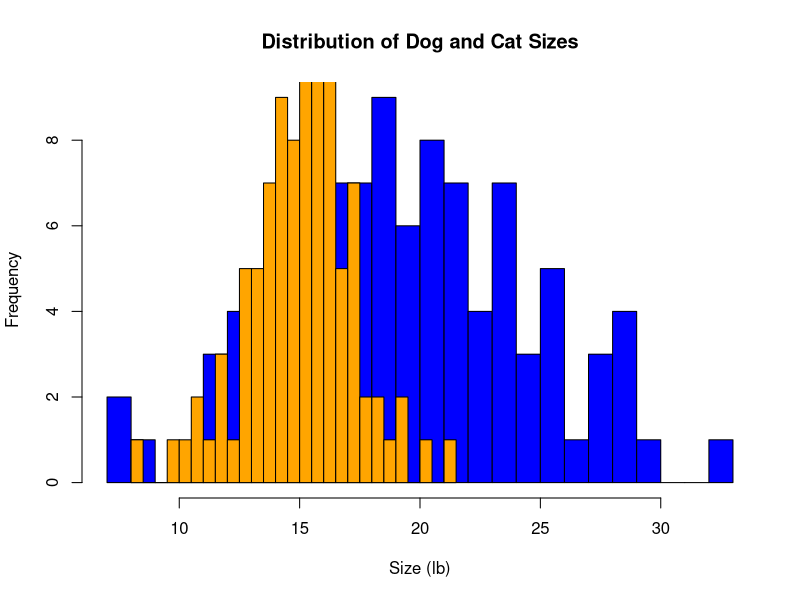
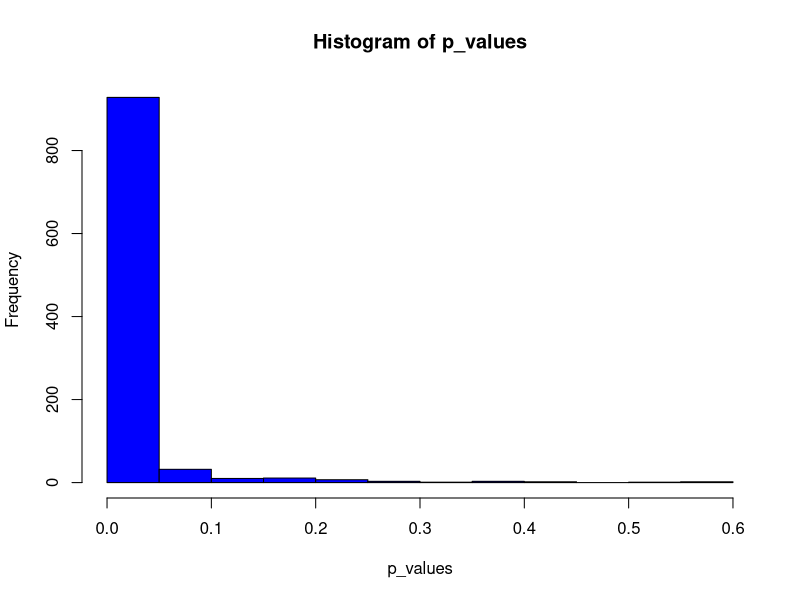

R code for these plots, in order:
## ---- chunk 1
knitr::opts_chunk$set(echo = TRUE)
knitr::opts_chunk$set(warning = FALSE, message = FALSE) 
## ---- chunk 2
# Installing and loading libraries 
library(tidyverse)
library(dplyr)
library(ggplot2)
library(car)
## ---- chunk 3
#nothing is ever truly random when "randomly" generated - always pseudo random
#set.seed(124) #can be used to get the same "random" sample consistently 
dog_mu = 20
dog_sigma = 5
dog_sample = rnorm(100,dog_mu,dog_sigma)
cat_mu = 15
cat_sigma = 2
cat_sample = rnorm(100,cat_mu,cat_sigma)

#random R tip #1: to view any variable, highlight it and Cmd+enter/Ctrl+enter 
## ---- chunk 4
# create histogram of dog size
hist_dog <- hist(dog_sample,
main="Distribution of Dog Sizes",
xlab="Size",
col="blue",
alpha = 0.6, 
freq=FALSE,
breaks = 20,
plot = FALSE
)
# create histogram of cat size
hist_cat <- hist(cat_sample,
main="Distribution of Cat Sizes",
xlab="Size",
col="orange",
alpha = 0.4, 
freq=FALSE,
breaks = 20,
plot = FALSE
)

# plot two distributions together
plot(hist_dog, col = "blue", xlab = "Size (lb)", main = "Distribution of Dog and Cat Sizes")
plot(hist_cat, col = "orange", add = TRUE)

#try other ways to visualize the data here 
# <\br>

## ---- chunk 5
#summarizing our data  
dog_mean <- mean(dog_sample)
dog_sd <- sd(dog_sample)

cat_mean <- mean(cat_sample)
cat_sd <- sd(cat_sample)
## ---- chunk 6
#Running the Shapiro-Wilk test for normality
shapiro.test(dog_sample)
shapiro.test(cat_sample)
## ---- chunk 7
#because Levene's test was written for data frames, we will have to wrangle our two vectors into a data frame to get in the required format before running Levene's test 
data_frame <- as.data.frame(cbind(dog_sample, cat_sample))
data_frame <- pivot_longer(data_frame, everything(), names_to = "variable", values_to = "value")
leveneTest(value ~ variable, data_frame)

#NOTE: a lot of the plots and other tests we ran above can be redone in a more efficient and elegant way with our data_frame. Give it a try! 
# <\br>
## ---- chunk 8
# Perform t-test here
t.test(dog_sample,cat_sample,var.equal = TRUE) #The Independent two sample t-test 
t.test(dog_sample,cat_sample,var.equal = FALSE) #The Welch's t-test for non homogeneity
## ---- chunk 9
dog_mu = 20
dog_sigma = 5
cat_mu = 18
cat_sigma = 3

p_values <- c()

#generate data and run t-test and obtain p-value a 1000 times 
for (x in 1:1000) {
  dog_sample = rnorm(100,dog_mu,dog_sigma)
  cat_sample = rnorm(100,cat_mu,cat_sigma)
  #running the Welch's test - more robust in case there is a violation of the homogeneity assumption 
  p_value <- t.test(dog_sample,cat_sample,var.equal = FALSE)$p.value
  p_values <-c(p_values, p_value)
}

#plot histogram of p-values
hist_p <- hist(p_values,
main="Distribution of p-values",
xlab="p-value",
ylab = "freq",
col="orange",
alpha = 0.4, 
freq=FALSE,
breaks = 20,
plot = FALSE
)
plot(hist_p, col = "blue")

## ---- chunk 10
## put modified code here <\br>
